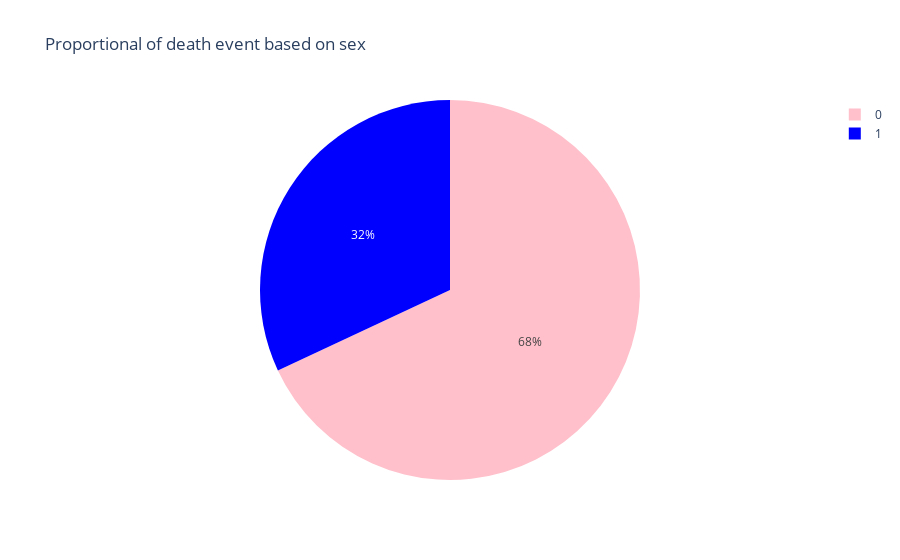

Notebook cell for this chart:
### Code cell
fig = px.pie(df, values='sex', names='DEATH_EVENT',color_discrete_sequence=["pink", "blue"]
            ,title='Proportional of death event based on sex')
fig.show()

### Figure 1 — Plotly figure (JSON) as saved in the notebook; plotly's stock layout.template omitted (floating-point values rounded to 4 significant figures; data arrays with more than 128 entries replaced by an {"elided": "..."} marker saying what was removed)
{"data": [{"domain": {"x": [0, 1], "y": [0, 1]}, "hovertemplate": "DEATH_EVENT=%{label}<br>sex=%{value}<extra></extra>", "labels": {"elided": "299 int values"}, "legendgroup": "", "name": "", "showlegend": true, "type": "pie", "values": {"elided": "299 int values"}}], "layout": {"legend": {"tracegroupgap": 0}, "piecolorway": ["pink", "blue"], "title": {"text": "Proportional of death event based on sex"}}}
